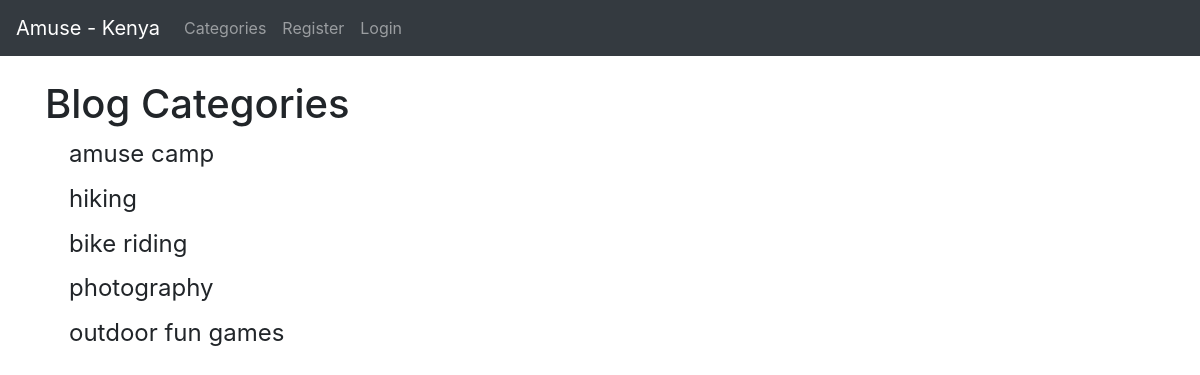
Page /blog/category-list/ on the committed database.
### blog/models.py (models this page shows, shortened)
class Category(models.Model):
	name = models.CharField(max_length=255)
	def __str__(self):
		return self.name

### blog/views.py (the view)
# urls.py: path('category-list/', CategoryListView, name='category-list'),
def CategoryListView(request):
	cat_menu_list = Category.objects.all()
	return render(request, 'category_list.html', {'cat_menu_list':cat_menu_list})

### blog/templates/category_list.html (shortened to what this page needs)
{% extends 'base2.html' %}
{% block content %}
	<h1>Blog Categories</h1>
	{% for item in cat_menu_list %}
	    <h4><a class="dropdown-item" href="{% url 'category' item|slugify %}">
	    {{ item }}</a></h4>
    {% endfor %}
{% endblock %}

### rows in the picture
Category: name "amuse camp"
Category: name "hiking"
Category: name "bike riding"
Category: name "photography"
Category: name "outdoor fun games"
